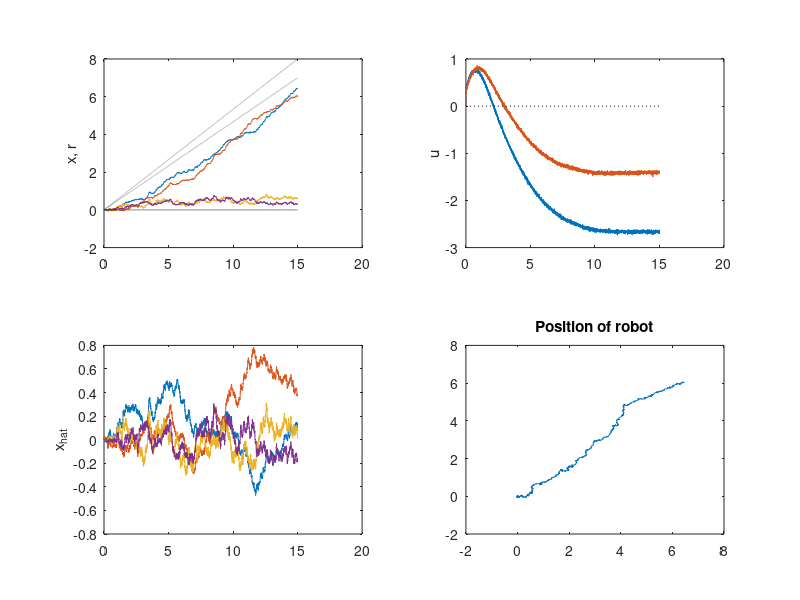

The MATLAB script that drew this image: (Note: this script raises an error after producing the figure.)
%Discrete LQR + Kalman Filter
clear
figure(1)
clf
m = 10;
cx = 5;
cy = 3;
kx = 0;
ky = 0;

Q = .02*eye(4);
R = .01*eye(2);

N = 5000;
tf = 15;
t = linspace(0, tf, N);
dt = t(2) - t(1);
r(:,1) = linspace(0, 8, N);
r(:,2) = linspace(0, 7, N);
r(:,3) = zeros(1,N);
r(:,4) = zeros(1,N);
r = r';


A_cont = [0 0 1 0; 0 0 0 1; kx/m 0 cx/m 0; 0 ky/m 0 cy/m];
B_cont =[0 0 1/m 0; 0 0 0 1/m]';
C_cont = [1 0 0 0; 0 1 0 0];
sys_cont = ss(A_cont, B_cont, C_cont, zeros(2,2));
sys_disc = c2d(sys_cont, dt);
A = sys_disc.a;
B = sys_disc.b;
C = sys_disc.c;


x_nominal = zeros(4,N);
x_nominal(:,1) = [0 0 0 0]';
x(:,1) = [0 0 0 0]';
x_hat(:,1) = [0 0 0 0]';
x_pred(:,1) = [0 0 0 0]';

sigma_pred = zeros(4,4,N);
sigma_update = zeros(4,4,N);
lambda = zeros(4,4,N);
u = zeros(2,N);

% Q_lqr = 5*eye(4);
Q_lqr = [1 0 0 0; 0 1 0 0; 0 0 1 0; 0 0 0 1];
R_lqr = 0.1*eye(2);
[K_ss, ~, ~] = dlqr(A, B, Q_lqr, R_lqr); %K is lqr gain, P is solution to Riccatti eqn, E is eig(A-BK) of system
[L_ss, ~, ~] = dlqr(A', C', Q, R);

w = .01*randn(2, N);
v = .02*randn(2, N);
G = eye(2);
H = eye(2);


% % for tracking controller
P = zeros(4,4,N);
s = zeros(4,4,N);
Qf = [1 0 0 0; 0 1 0 0; 0 0 10 0; 0 0 0 10];
% s(:,N) = - Qf*r(:,N);
for k= N:-1:2
    P_dot= - P(:,:,k)*A - A'*P(:,:,k) + P(:,:,k)*B*inv(R_lqr)*B'*P(:,:,k)- Q_lqr;
    s_dot= (P(:,:,k)*B*inv(R)*B'- A')*s(:,k) + Q*r(:,k);
    P(:,:,k-1)= P(:,:,k) - P_dot*dt;
    s(:,k-1)= s(:,k) - s_dot*dt;
end
% 
% x_hat_plus(:,1) = [10 9 0 0]';
% P_plus(:,:,1) = zeros(4,4);
z(:,1) = [0 0]';
for k=2:N
   x_nominal(:,k) = A*x_nominal(:,k-1) + B*u(:,k-1);
   %trajectory control
    u(:,k) = -K_ss*(x_nominal(:,k) - r(:,k)) + G*v(:,k) - R\B'*s(:,k);
% %    u(:,k) = -K_ss*(x_hat_plus(:,k-1)) + G*v(:,k);
%         u(:,k) = -K_ss*(x(:,k-1)) + G*v(:,k);
        u_error(:,k) = -K_ss*x_hat(:,k-1) + G*v(:,k-1);
%     %state estimation
%     %prediction step
    x_pred(:,k) = A*x_hat(:,k-1) + B*u_error(:,k-1);
    sigma_pred(:,:,k) = A*sigma_update(:,:,k-1)*A' + Q;
    z_err(:,k) = C*x_pred(:,k) + H*w(:,k);  %Take a measurement, plus some noise.
    
%     %update step
    S(:,:,k) = C*sigma_pred(:,:,k)*C' + R;
    L(:,:,k) = sigma_pred(:,:,k)*C'/S(:,:,k);
    x_hat(:,k) = x_pred(:,k) + L(:,:,k)*(z_err(:,k) - C*x_pred(:,k));
    sigma_update(:,:,k) = sigma_pred(:,:,k) - L(:,:,k)*C*sigma_pred(:,:,k);
    
    lambda(:,:,k) = (A-B*K_ss)*lambda(:,:,k-1)*(A-B*K_ss)'+ L(:,:,k)*C*sigma_pred(:,:,k);
    
    x(:,k) = (x_nominal(:,k) + x_hat(:,k));

% %Regular Kalman Filter.
% x_hat_minus(:,k) = A*x_hat_plus(:,k-1) + B*u(:,k-1);
% P_minus(:,:,k) = A*P_plus(:,:,k-1)*A' + Q;
% z(:,k) = C*x_nominal(:,k) + w(:,k);
% 
% K(:,:,k) = P_minus(:,:,k)*C'/(C*P_minus(:,:,k)*C' + R);
% x_hat_plus(:,k) = x_hat_minus(:,k) + K(:,:,k)*(z(:,k) - C*x_hat_minus(:,k));
% P_plus(:,:,k) = inv(P_minus(:,:,k));
%     

end


subplot(2,2,1)
plot(t, x)
ylabel('x, r')
hold on
plot(t,r,'k:')
subplot(2,2,2)
plot(t,u)
ylabel('u')
hold on
plot([0;15],[0;0], 'k:')
subplot(2,2,3)
plot(t, x_hat)
% plot(t, x_hat_plus)
hold on
% plot(t,r, ':')
ylabel('x_{hat}')
subplot(2,2,4)
% plot(r(1,:), r(2,:), 'k:', x_hat(1,:), x_hat(2,:))
plot(x(1,:), x(2,:))
% hold on
% plot
title('Position of robot')

hold on
for i = 1:100:N
%     plot(x(1,i), x(2,i), 'k:', x_hat(1,i), x_hat(2,i), 'rx')
    plot_gaussian_ellipsoid([x(1, i), x(2,i)], sqrt(sigma_update(1:2,1:2,i) + lambda(1:2,1:2,i)), 4, 25); % mean, std dev, stdwidth (2~= .86), n points. 
end
legend('estimated position', 'error ellipse', 'Location', 'NorthWest')
% figure(2)
% plot(t, z)

figure(2)
clf
plot(t, x_nominal)
title('x nominal')
hold on
plot(t, r, 'k:')
legend('x1' , 'x2', 'x3', 'x4', 'r', 'Location', 'NorthWest')
% figure(3)
% plot(t, x_hat)
% title('x error')
figure(1)